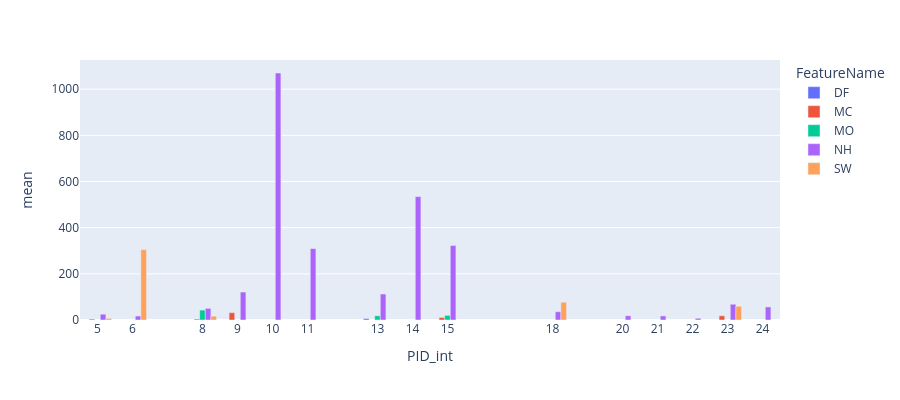

The notebook cell this image was saved under:
### Code cell
fig = durations_plot_by_activity(grouped_stats)
fig.show()

### Figure 1 — Plotly figure (JSON) as saved in the notebook; plotly's stock layout.template omitted (floating-point values rounded to 4 significant figures)
{"data": [{"alignmentgroup": "True", "hovertemplate": "FeatureName=DF<br>PID_int=%{x}<br>mean=%{y}<extra></extra>", "legendgroup": "DF", "marker": {"color": "#636efa", "pattern": {"shape": ""}}, "name": "DF", "offsetgroup": "DF", "orientation": "v", "showlegend": true, "textposition": "auto", "type": "bar", "x": [13], "xaxis": "x", "y": [6], "yaxis": "y"}, {"alignmentgroup": "True", "hovertemplate": "FeatureName=MC<br>PID_int=%{x}<br>mean=%{y}<extra></extra>", "legendgroup": "MC", "marker": {"color": "#EF553B", "pattern": {"shape": ""}}, "name": "MC", "offsetgroup": "MC", "orientation": "v", "showlegend": true, "textposition": "auto", "type": "bar", "x": [15, 23, 5, 8, 9], "xaxis": "x", "y": [11, 18.33, 4, 4.182, 31.83], "yaxis": "y"}, {"alignmentgroup": "True", "hovertemplate": "FeatureName=MO<br>PID_int=%{x}<br>mean=%{y}<extra></extra>", "legendgroup": "MO", "marker": {"color": "#00cc96", "pattern": {"shape": ""}}, "name": "MO", "offsetgroup": "MO", "orientation": "v", "showlegend": true, "textposition": "auto", "type": "bar", "x": [13, 15, 8], "xaxis": "x", "y": [18.25, 20, 43], "yaxis": "y"}, {"alignmentgroup": "True", "hovertemplate": "FeatureName=NH<br>PID_int=%{x}<br>mean=%{y}<extra></extra>", "legendgroup": "NH", "marker": {"color": "#ab63fa", "pattern": {"shape": ""}}, "name": "NH", "offsetgroup": "NH", "orientation": "v", "showlegend": true, "textposition": "auto", "type": "bar", "x": [10, 11, 13, 14, 15, 18, 20, 21, 22, 23, 24, 5, 6, 8, 9], "xaxis": "x", "y": [1070, 309.3, 112.5, 534.5, 322.7, 35.86, 18.34, 17.6, 7.355, 68.22, 56.73, 25.12, 17.25, 50.41, 121.1], "yaxis": "y"}, {"alignmentgroup": "True", "hovertemplate": "FeatureName=SW<br>PID_int=%{x}<br>mean=%{y}<extra></extra>", "legendgroup": "SW", "marker": {"color": "#FFA15A", "pattern": {"shape": ""}}, "name": "SW", "offsetgroup": "SW", "orientation": "v", "showlegend": true, "textposition": "auto", "type": "bar", "x": [18, 23, 5, 6, 8], "xaxis": "x", "y": [77, 59.33, 7, 305, 16.6], "yaxis": "y"}], "layout": {"barmode": "group", "height": 400, "legend": {"title": {"text": "FeatureName"}, "tracegroupgap": 0}, "margin": {"t": 60}, "xaxis": {"anchor": "y", "domain": [0, 1], "tickmode": "array", "tickvals": [13, 15, 23, 5, 8, 9, 10, 11, 14, 18, 20, 21, 22, 24, 6], "title": {"text": "PID_int"}}, "yaxis": {"anchor": "x", "domain": [0, 1], "title": {"text": "mean"}}}}
